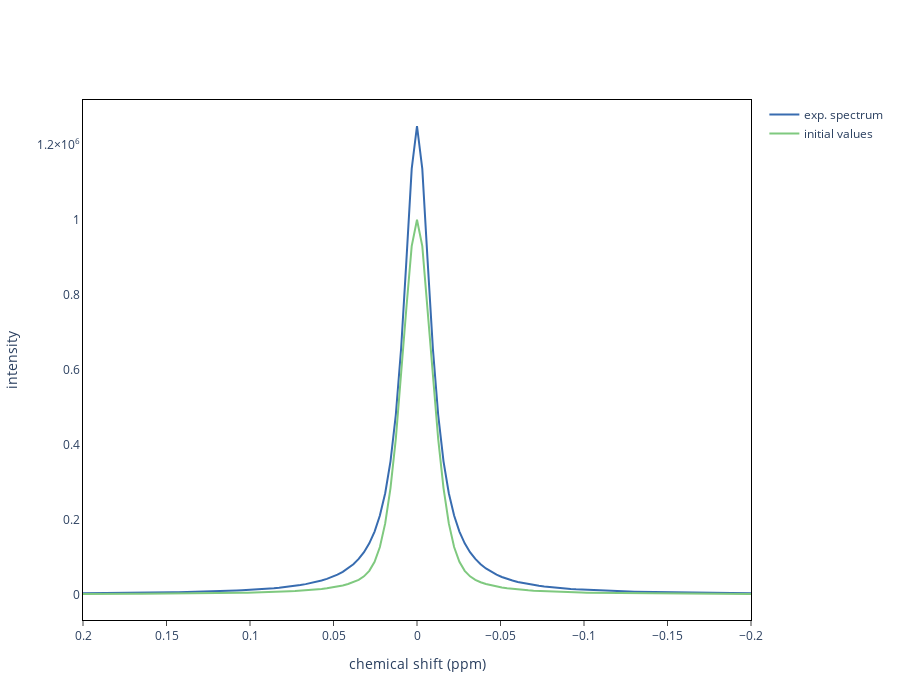

Source (notebook cell):
### Markdown cell above
To view the spectrum simulated from initial values, just use the `plot()` method.

### Code cell
fig = sp.plot(ini=True)
fig.update_layout(autosize=False, width=900, height=700)
fig.show()
